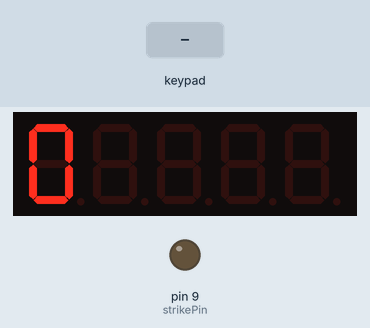
This sketch was run on a simulated Arduino Uno, built with avr-gcc and run on an emulated ATmega328P. On the bench: 5-digit seven-segment display, output pins drawn as LEDs (lit = HIGH). Wiring (inferred from the names in the program): 4×3 keypad with keys 1 2 3 4 5 6 7 8 9 * 0 #: rows pin 7, pin 2, pin 3, pin 5; columns pin 4, pin 6, pin 8; MAX7219 LED driver: CS pin 10. The test bench sets the inputs (shaded band). Pins used as bus, display or sensor lines are not drawn; what the sketch prints to the serial monitor is not drawn.

Above: at 1.2 s.
1.3 s: key '0' pressed
2.9 s: key '0' pressed
At 3.7 s:
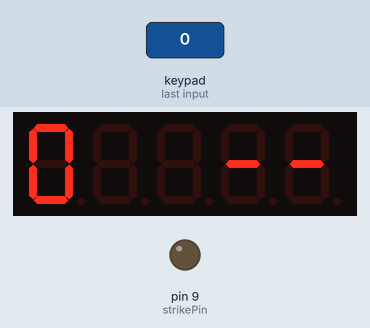
4.5 s: key '0' pressed
6.1 s: keypad keys 1 2 3 4 pressed 0.4 s apart
At 6.6 s:
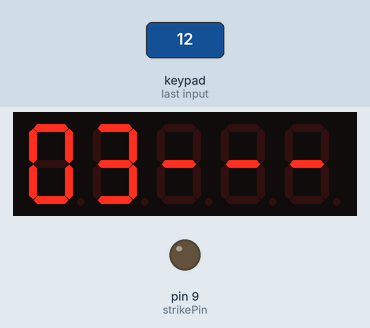
9.2 s: keypad keys 1 2 3 4 # pressed 0.4 s apart
At 12.1 s:
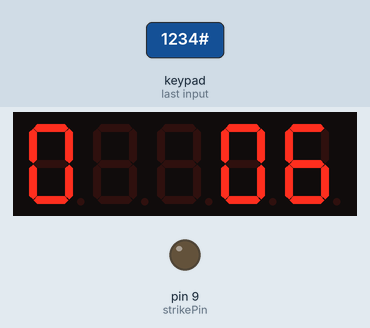
12.7 s: keypad keys 1 2 3 4 * pressed 0.4 s apart
At 14.7 s:
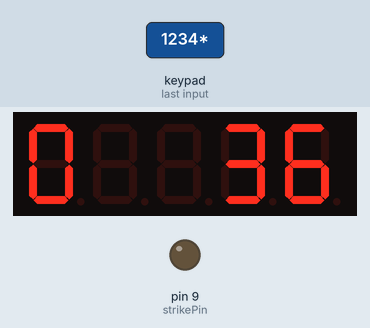
Timing chart, 0 to 16.2 s (numbered marks = the images above; inputs shaded):
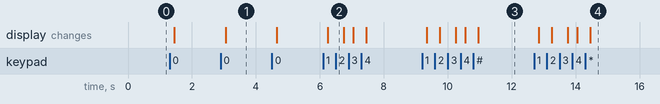

Measured:
- after the input at 2.9 s, the display: changes after 0.15 s (image 1)
- after the input at 6.1 s, the display: changes after 0.15 s (image 2)
- after the input at 9.2 s, the display: first changes after 0.15 s (image 3 shows a later state)
- after the input at 12.7 s, the display: first changes after 0.15 s (image 4 shows a later state)

The sketch:

using_COM_08653_keypad_and_MAX7221.ino
```cpp
/*  This project uses a SparkFun COM-08653 numeric keypad, a Lite-ON LTC-4727JR from Digi-Key(which is a quad, common-cathode, 7-segment display),
      a MAX7221 8-digit LED display driver, a 2N2222 NPN transistor, a 1N4001 diode, a 5V DC miniature relay and a few more components in order to create
      a prototype electronic keypad entry system.
    numberOfDigits variable sets your LED driver IC with the proper number of digits.
    numRows and numCols variables store the number of rows and columns on your keypad, 4 and 3, respectively.
    debounceTime variable ensures that the key being pressed is accurately detected.
    doorOpenTime variable sets the amount of time the door will be held open.
    The strikePin variable defines which digital pin will be activated when the correct code is entered. This applies power to the relay,
      which closes to actuate your door lock mechanism.
    slaveSelect variable defines a digital pin that you use to indicate you are sending data. The slave select pin (SS) is a command pin on your IC
      that connects the external pins to the internal circuitry.
    code[] stores the access code digits; codeBuffer[], stores the keys that have been pressed.
    DEBUG variable is used for debugging and testing; prints status messages to serial port
    keypressCount variable stores how many digits have been pressed so far
    keyMap is used to store digits which are on the keypad
    sendCommand() is used to make it easier to send instructions to the chip using the SPI interface.Every time an instruction is sent,
      the SlaveSelect pin is set to LOW, the byte corresponding to the command to be issued to the chip is sent, the byte with the value for the
      command is sent, and then set SlaveSelect back to HIGH.
    clearDisplay() function sets all the digits to be blank
    getKey() function goes through each of the digital pins connected to the column pins of the keypad and sets the pin for LOW. It then
      checks to see if any row pins are now also LOW. The pull-up resistors used in setup() keep the row pins HIGH — unless a key has been pressed,
      connecting it to a LOW column pin
    In the unlock() function, the four sendCommand() instructions print the message "HI" to the display. The strikePin is written HIGH, which
      will provide power to the transistor controlling the relay. When it activates, power is allowed to pass to the unlocking mechanism for the duration
      specified by doorOpenTime . Then sets strikePin to LOW to lock the door again
*/

const int numberOfDigits = 4;
const int numRows = 4;
const int numCols = 3;
const int debounceTime = 20;
const int doorOpenTime = 5000;
const int strikePin = 9;
const int slaveSelect = 10;
char code[4]= {'1','2','3','4'};
char codeBuffer[4];
boolean DEBUG=true;
int keypressCount=0;

const char keyMap[numRows][numCols] = {   { '1', '2', '3' },
                                          { '4', '5', '6' },
                                          { '7', '8', '9' },
                                          { '*', '0', '#' }  };

const int rowPins[numRows] = { 7, 2, 3, 5  };
const int colPins[numCols] = { 6, 8 ,4 };

void setup()
{
  if (DEBUG)
  {
    Serial.begin(9600);
  }

  SPI.begin();
  pinMode(slaveSelect, OUTPUT);
  sendCommand(12,1);
  sendCommand(15,0);
  sendCommand(10,8);
  sendCommand(11, numberOfDigits);
  sendCommand(9,255);
  pinMode(strikePin,OUTPUT);

  for (int row = 0; row < numRows; row++)
  {
    pinMode(rowPins[row],INPUT);
    digitalWrite(rowPins[row],HIGH);
  }
  for (int column = 0; column < numCols; column++)
  {
    pinMode(colPins[column],OUTPUT);
    digitalWrite(colPins[column],HIGH);
  }
  clearDisplay();
}

void loop()
{
  char key = getKey();
  codeBuffer[keypressCount]=key;
  if( key != 0)
  {
    sendCommand(keypressCount+1, key);

    if (DEBUG)
    {
      Serial.print("Digit ");
      Serial.println(keypressCount);
      Serial.print("Got key: ");
      Serial.println(key);
      Serial.print("Buffer: ");
      Serial.print(codeBuffer[0]);
      Serial.print(codeBuffer[1]);
      Serial.print(codeBuffer[2]);
      Serial.println(codeBuffer[3]);
      Serial.print("Code: ");
      Serial.print(code[0]);
      Serial.print(code[1]);
      Serial.print(code[2]);
      Serial.println(code[3]);
    }

    keypressCount++;
    if (keypressCount==4)
    {
      delay(500);
      if (memcmp(codeBuffer, code,4)==0)
      {
        if(DEBUG)
        {
          Serial.println("MATCH!");
        }
        unlock();
      }
      clearDisplay();
      memset(codeBuffer, 0, 4);
      keypressCount=0;
    }
  }
}

char getKey()
{
  char key = 0;
  for(int column = 0; column < numCols; column++)
  {
    digitalWrite(colPins[column],LOW);
    for(int row = 0; row < numRows; row++)
    {
      if(digitalRead(rowPins[row]) == LOW)
      {
        delay(debounceTime);
        while(digitalRead(rowPins[row]) == LOW);
        key = keyMap[row][column];
      }
    }
    digitalWrite(colPins[column],HIGH);
  }
  return key;
}

void sendCommand(int command, unsigned char value)
{
  digitalWrite(slaveSelect,LOW);
  SPI.transfer(command);
  SPI.transfer(value);
  digitalWrite(slaveSelect,HIGH);
}

void clearDisplay()
{
  sendCommand(1, '_');
  sendCommand(2, '_');
  sendCommand(3, '_');
  sendCommand(4, '_');
}

void unlock()
{
  if(DEBUG)
  {
    Serial.println("Unlocking Door.");
  }
  sendCommand(1, 'o');
  sendCommand(2, 'l');
  sendCommand(3, '1');
  sendCommand(4, 'o');
  digitalWrite(strikePin,HIGH);
  delay(doorOpenTime);
  digitalWrite(strikePin,LOW);
}
```
